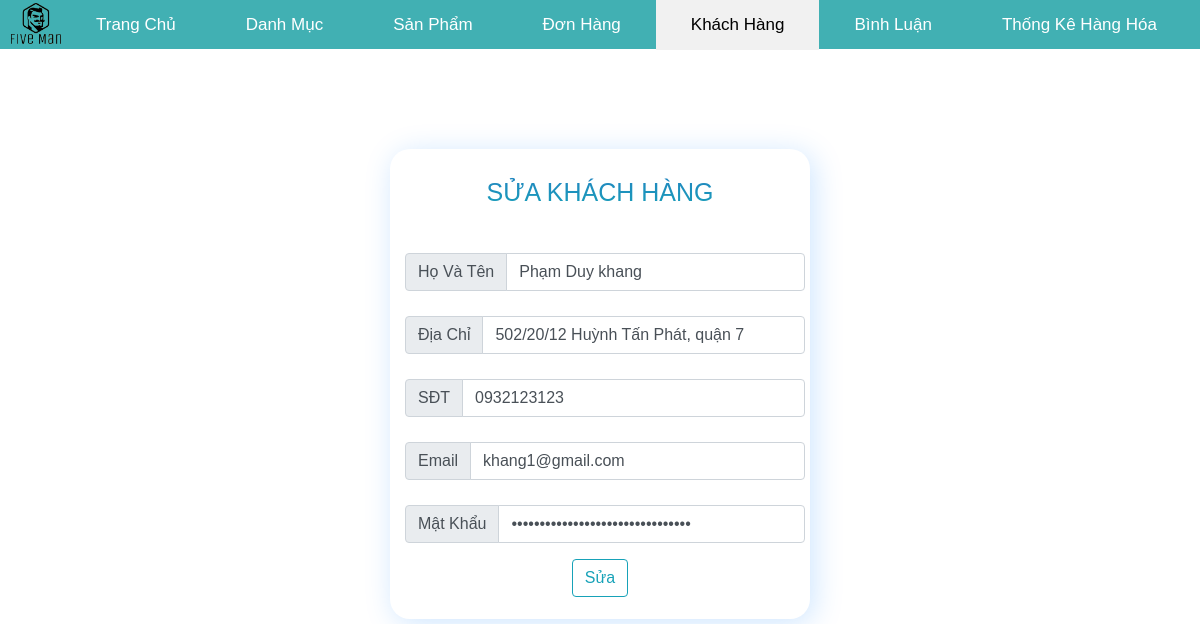
The app's page /module/controller/customer.php?ctrl=customer&act=edit&id=1 (signed in) with its own data.
### tables this page shows
CREATE TABLE `khachhang` (
  `id_kh` int(11) NOT NULL COMMENT 'mã khách hàng',
  `ten_kh` varchar(50) NOT NULL COMMENT 'tên khách hàng',
  `diachi_kh` varchar(255) NOT NULL COMMENT 'địa chỉ khách hàng',
  `sdt_kh` varchar(10) NOT NULL COMMENT 'số điện thoại khách hàng',
  `password` varchar(50) NOT NULL COMMENT 'mật khẩu',
  `vai_tro` bit(1) NOT NULL COMMENT '0 là khách hàng, 1 là nhân viên',
  `kichhoat` bit(1) NOT NULL COMMENT 'trạng thái kích hoạt',
  `image` varchar(255) NOT NULL COMMENT 'ảnh khách hàng',
  `email` varchar(50) NOT NULL COMMENT 'email khách hàng dùng để đăng nhập'
);

### module/model/database.php (called while the page is built, shortened)
<?php
    function getConnection(){
        $host='localhost';
        $dbname='laptop1';
        $username='root';
        $password='';
        $options = array(PDO::MYSQL_ATTR_INIT_COMMAND => "SET NAMES utf8",
        PDO::ATTR_ERRMODE => PDO::ERRMODE_EXCEPTION);
        $dbh=new PDO('mysql:host='.$host.';
            dbname='.$dbname,$username,$password,$options);
        return $dbh;
    }
    function queryOne($sql)
    {
        $connect=getConnection();
        $result=$connect->query($sql);
        $row=$result->fetch(PDO::FETCH_ASSOC);
        return $row;
    }
?>

### module/model/customer.php (called while the page is built, shortened)
<?php
    include_once('database.php');
    function getCustomerByID($id)
    {
        $sql="select * from khachhang where id_kh='$id'";
        return queryOne($sql);
    }
?>

### module/view/customer/edit.php (the view, shortened to what this page needs)
<!DOCTYPE html>
<html lang="en">
<head>
</head>
<body>
<?php
    include_once '../controller/index.php';
?>
<center>
    <div class="container_form">
        <form method ="post" class ="edit_cus" action="customer.php?ctrl=customer&act=update">
        <p class ="title">SỬA KHÁCH HÀNG</p>
            <div class = "form-group">
                <div class="input-group mb-3">
                    <div class="input-group-prepend">
                        <span class="input-group-text">Họ Và Tên</span>
                    </div>
                    <input type = "text" name = "nameCus" class="form-control" required value="<?php echo $cus['ten_kh'] ?>">
                </div>
            </div>
            <div class = "form-group">
                <div class="input-group mb-3">
                    <div class="input-group-prepend">
                        <span class="input-group-text">Địa Chỉ</span>
                    </div>
                    <input type = "text" name = "addressCus" class="form-control" required value="<?php echo $cus['diachi_kh'] ?>">
                </div>
            </div>
            <div class = "form-group">
                <div class="input-group mb-3">
                    <div class="input-group-prepend">
                        <span class="input-group-text">SĐT</span>
                    </div>
                    <input type = "number" name = "teleCus" class="form-control" required value="<?php echo $cus['sdt_kh'] ?>">
                </div>
            </div>
            <div class = "form-group">
                <div class="input-group mb-3">
                    <div class="input-group-prepend">
                        <span class="input-group-text">Email</span>
                    </div>
                    <input type = "email" name = "emailCus" class="form-control" required value="<?php echo $cus['email'] ?>">
                </div>
            </div>
            <div class = "form-group">
                <div class="input-group mb-3">
                    <div class="input-group-prepend">
                        <span class="input-group-text">Mật Khẩu</span>
                    </div>
                    <input type = "password" name = "passCus" class="form-control" required minlength="8" value="<?php echo $cus['password'] ?>">
                </div>
            </div>
            <button type="submit" name="sua_catalog" class="btn btn-outline-info checkUpdate">Sửa</button>
        </form>
    </div>
</center>
</body>
</html>

### public/css/Style4.css (style rules this page uses)
* { margin:0px; padding:0px; font-family:Arial, Helvetica, sans-serif; }
.container_form { margin-top: 100px; width: 35%; max-height: 1000px; border-radius: 20px; box-shadow: 4px 4px 30px 0px rgb(0 123 255 / 20%); }
.edit_cus { width: 400px; height: 470px; }
.form-group { width: 100%; margin: 5px; margin-top:25px; }
.title { padding-top: 25px; font-size: 25px; display: inline-block; color: #5CA17C; background-image: linear-gradient(to bottom, #26BDA6, #65d4ff, #2778c4, #17a2b8); background-size: auto 250%; transition: background-position 0.5s; -webkit-background-clip: text; -webkit-text-fill-color: transparent; background-position: 0 100%; }

### records on screen
khachhang: nameCus "Phạm Duy khang", addressCus "502/20/12 Huỳnh Tấn Phát, quận 7", teleCus "0932123123", emailCus "khang1@gmail.com"
